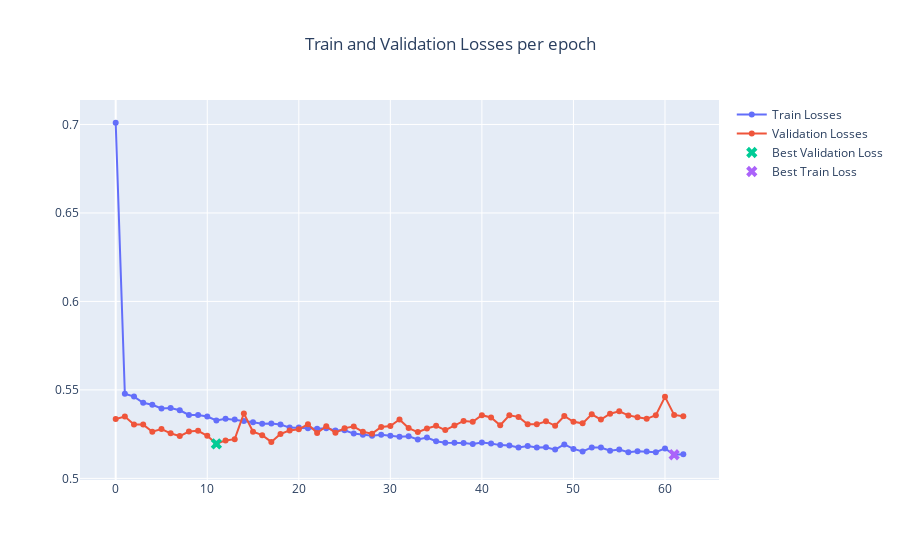

Notebook source saved alongside this figure:
### Code cell
from utils.interactive import plot_interactive_epoch_losses
plot_interactive_epoch_losses(trn_epoch_losses, val_epoch_losses)
